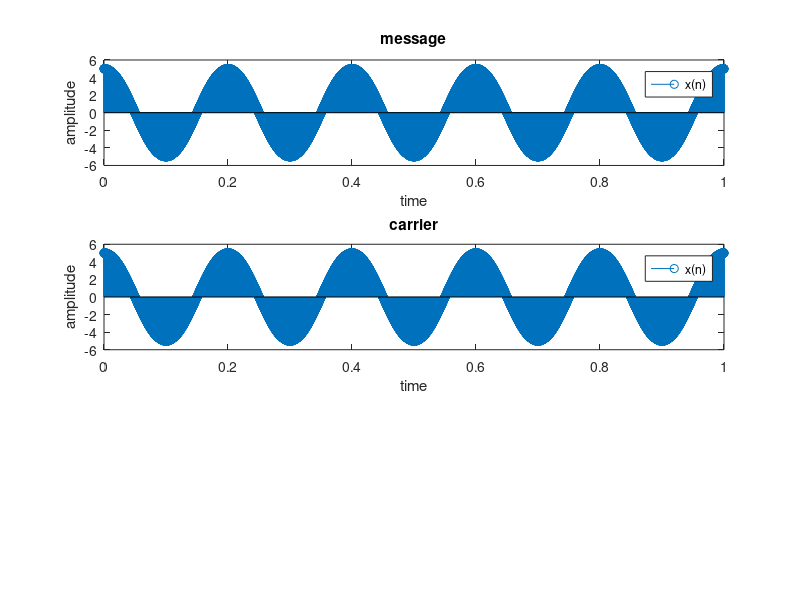

MATLAB code to generate this figure: (Note: this script raises an error after producing the figure.)
clc
close all;
clear all;

mm=input('enter the no of cycle msg');
fm=input('enter frequency msg');
am=input('enter the amplitude msg');
mc=input('enter the no of cycle cry');
fc=input('enter frequency cry');
ac=input('enter the amplitude cry');

%message
x1=0:0.0001:mm/fm;
y1=am*cos(2*pi*fm*x1);
subplot(3,1,1),stem(x1,y1);
xlabel('time');
ylabel('amplitude');
legend('x(n)');
title('message');

% carrier

x2=0:0.0001:mc/fc;
y2=cos(2*pi*fc*x2);

subplot(3,1,2),stem(x2,ac*y2);
xlabel('time');
ylabel('amplitude');
legend('x(n)');
title('carrier');

% am
x=0:0.0001:1;
p=[ac+y1]*y2;

subplot(3,1,3),stem(x,p);
xlabel('time');
ylabel('amplitude');
legend('x(n)');
title('mod');






% 
% %plot
% subplot(3,1,1),stem(x1,y1);
% xlabel('time');
% ylabel('amplitude');
% legend('x(n)');
% title('message');
% 
% 
% subplot(3,1,2),stem(x2,y2);
% xlabel('time');
% ylabel('amplitude');
% legend('x(n)');
% title('carrier');
% 
% 
% subplot(3,1,3),stem(x,q);
% xlabel('time');
% ylabel('amplitude');
% legend('x(n)');
% title('mod');
% hold on;
